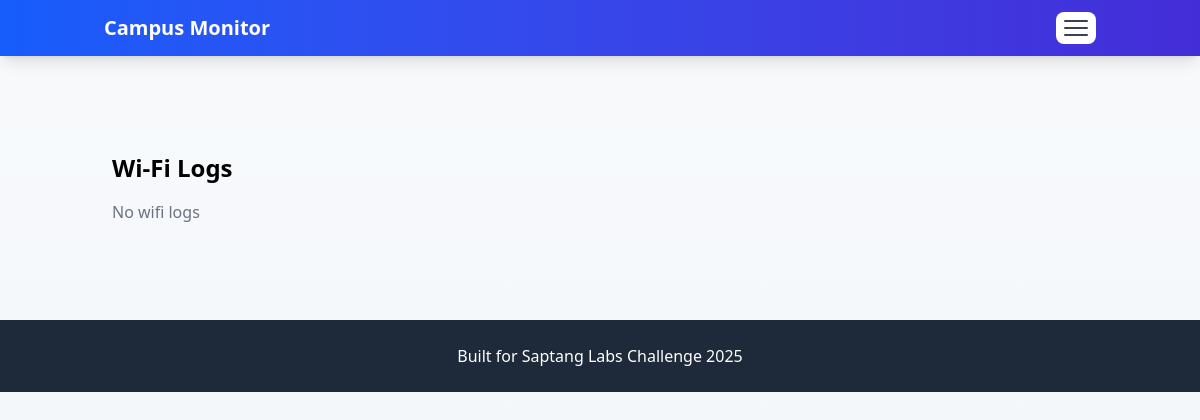
The app's page /wifi/, older data.
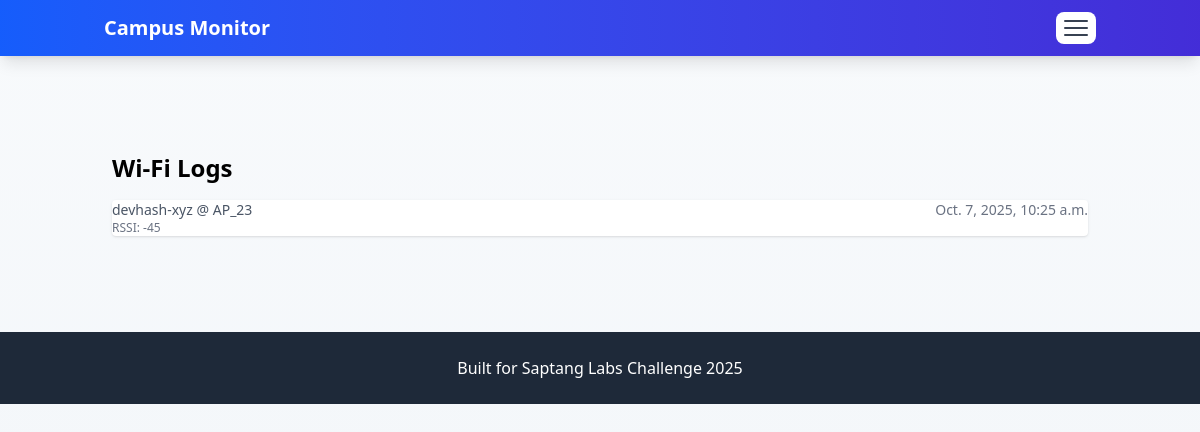
The same page, newer data.
### campus_monitor/dashboard/models.py (models this page shows, shortened)
class WifiLog(models.Model):
	device_hash = models.CharField(max_length=200, db_index=True)
	ap_id = models.CharField(max_length=200)
	timestamp = models.DateTimeField()
	rssi = models.IntegerField(null=True, blank=True)
	raw = models.JSONField(blank=True, null=True)
	created_at = models.DateTimeField(default=timezone.now)

### campus_monitor/dashboard/views.py (the view)
# urls.py: path('wifi/', views.wifi_list, name='wifi_list'),
def wifi_list(request):
    wl = WifiLog.objects.order_by('-timestamp')[:500]
    return render(request, 'dashboard/wifi.html', {'wlogs': wl})

### campus_monitor/dashboard/context_processors.py (called while the page is built)
def server_date(request):
    server_dt = timezone.now()
    if TimelineEvent is not None:
        try:
            latest = TimelineEvent.objects.order_by('-timestamp').first()
            if latest and latest.timestamp:
                server_dt = latest.timestamp
        except Exception:
            pass
    user_is_staff = False
    try:
        if request.user.is_authenticated:
            prof = getattr(request.user, 'profile', None)
            if prof and getattr(prof, 'role', None) in ('Staff', 'Admin'):
                user_is_staff = True
            else:
                user_is_staff = getattr(request.user, 'is_staff', False)
    except Exception:
        user_is_staff = getattr(request.user, 'is_staff', False)
    return {'server_date': server_dt, 'user_is_staff': user_is_staff}

### campus_monitor/dashboard/templates/dashboard/wifi.html
{% extends 'dashboard/base.html' %}
{% block content %}
<div class="container mx-auto px-6 py-12">
  <h1 class="text-2xl font-bold mb-4">Wi-Fi Logs</h1>
  <div class="space-y-3">
    {% for w in wlogs %}
      <div class="bg-white p-3 rounded shadow">
        <div class="flex justify-between">
          <div>
            <div class="text-sm text-gray-600">{{ w.device_hash }} @ {{ w.ap_id }}</div>
            <div class="text-xs text-gray-500">RSSI: {{ w.rssi }}</div>
          </div>
          <div class="text-sm text-gray-500">{{ w.timestamp }}</div>
        </div>
      </div>
    {% empty %}
      <div class="text-gray-500">No wifi logs</div>
    {% endfor %}
  </div>
</div>
{% endblock %}

Row changes from the older to the newer data that the page shows:
added WifiLog: device_hash "devhash-xyz", ap_id "AP_23", rssi "-45", timestamp "Oct. 7, 2025, 10:25 a.m."
Text that changed along with them:
text no longer shown: "No wifi logs"
